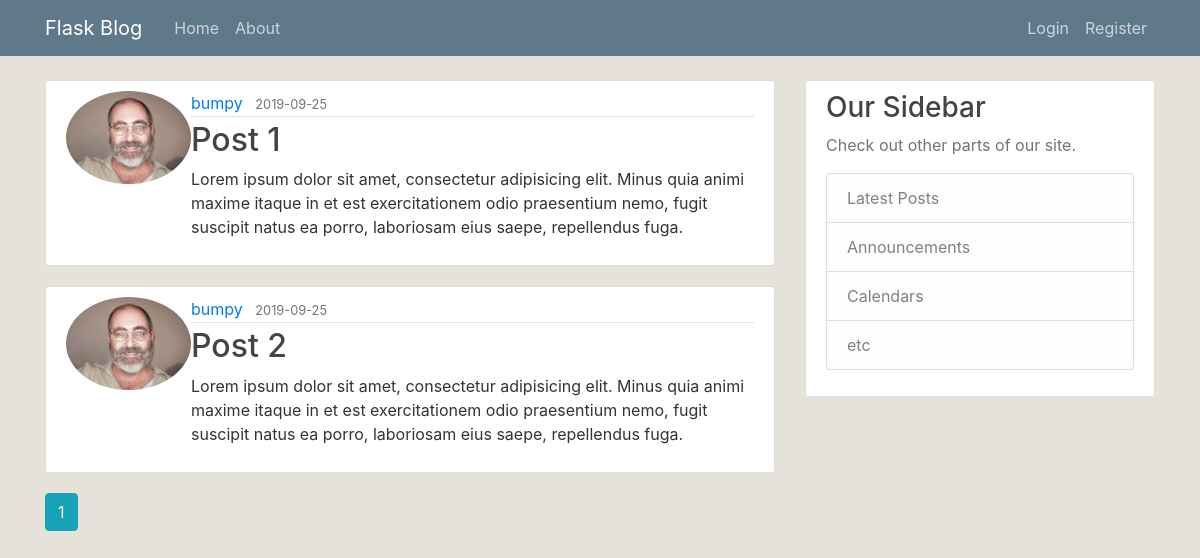
Page /home on the earlier database version.
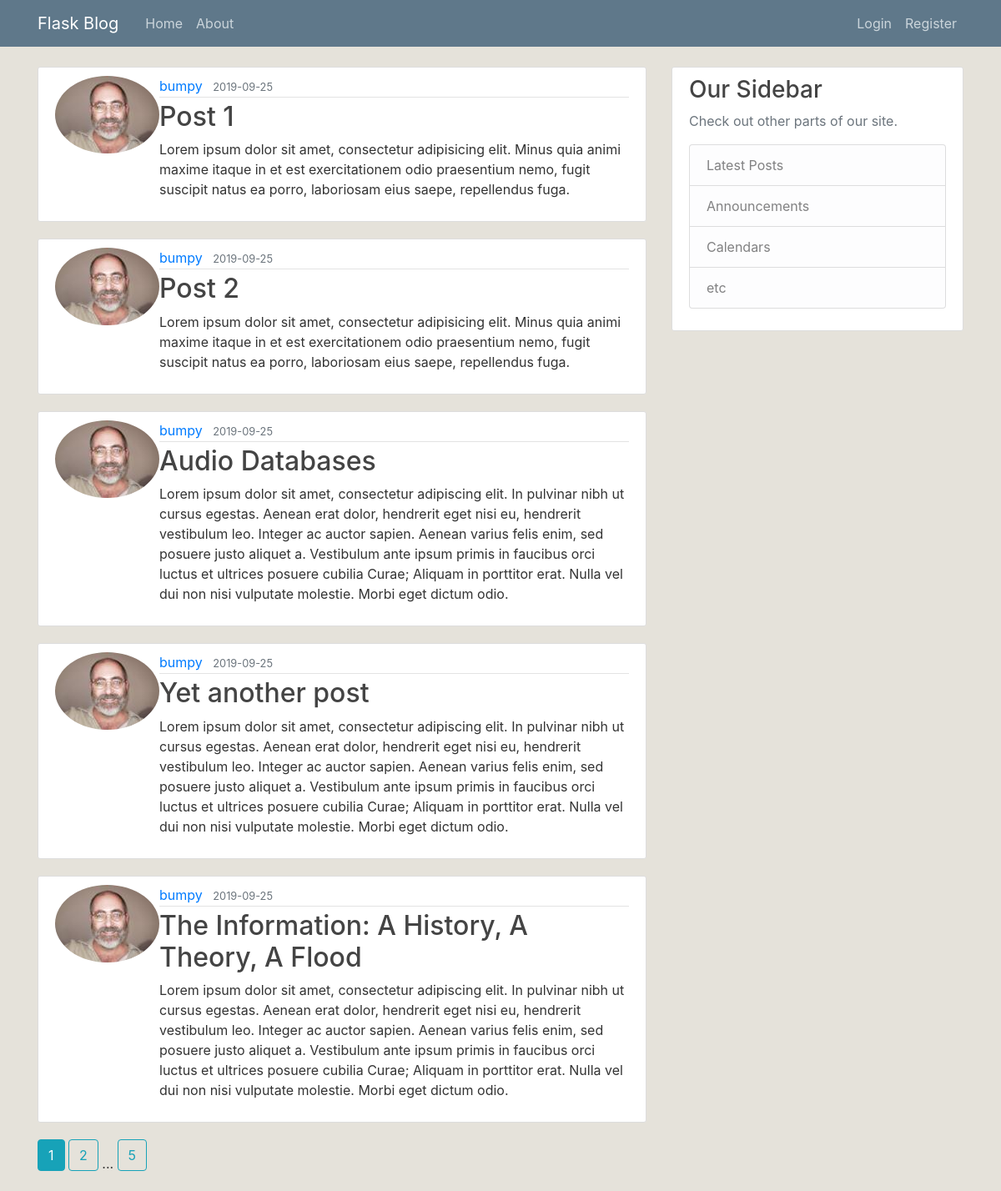
Same page on the later database version.
### flaskblog/models.py (models this page shows, shortened)
class Post(db.Model):
    id = db.Column(db.Integer, primary_key=True)
    title = db.Column(db.String(100), nullable=False)
    date_posted = db.Column(db.DateTime, nullable=False, default=datetime.utcnow)
    content = db.Column(db.Text, nullable=False)
    user_id = db.Column(db.Integer, db.ForeignKey('user.id'), nullable=False)

class User(db.Model, UserMixin):
    id = db.Column(db.Integer, primary_key=True)
    username = db.Column(db.String(20), unique=True, nullable=False)
    email = db.Column(db.String(120), unique=True, nullable=False)
    image_file = db.Column(db.String(20), nullable=False, default='default.jpg')
    password = db.Column(db.String(60), nullable=False)
    posts = db.relationship('Post', backref='author', lazy=True)

### flaskblog/routes.py (the view)
@app.route("/")
@app.route("/home")
def home():
    page = request.args.get('page', 1, type=int)
    posts = Post.query.paginate(page=page, per_page=5)
    return render_template('home.html', posts=posts)

### flaskblog/templates/home.html
{% extends "layout.html" %}
{% block content %}
  {% for post in posts.items %}
  <article class="media content-section">
    <img src="{{ url_for('static', filename='profile_pics/' + post.author.image_file) }}" alt="" class="rounded-circle article-image">
    <div class="media-body">
      <div class="article-metadata">
        <a class="mr-2" href="#">{{ post.author.username }}</a>
        <small class="text-muted">{{ post.date_posted.strftime('%Y-%m-%d') }}</small>
      </div>
      <h2><a class="article-title" href="{{ url_for('post', post_id=post.id) }}">{{ post.title }}</a></h2>
      <p class="article-content">{{ post.content }}</p>
    </div>
  </article>
  {% endfor %}
  {% for page_num in posts.iter_pages(left_edge=1, right_edge=1, left_current=1, right_current=2) %}
    {% if page_num %}
      {% if posts.page == page_num %}
        <a class="btn btn-info mb-4" href="{{ url_for('home', page=page_num) }}">{{ page_num }}</a>
      {% else %}
        <a class="btn btn-outline-info mb-4" href="{{ url_for('home', page=page_num) }}">{{ page_num }}</a>
      {% endif %}
    {% else %}
      ...
    {% endif %}
  {% endfor %}
{% endblock content %}

### flaskblog/templates/layout.html (shortened to what this page needs)
<!DOCTYPE html>
<html lang="en-us" dir="ltr">
  <head>
    <link rel="stylesheet" href="https://stackpath.bootstrapcdn.com/bootstrap/4.3.1/css/bootstrap.min.css">
    <link rel="stylesheet" href="{{ url_for('static', filename='main.css') }}">
  </head>
  <body>
    <header class="site-header">
      <nav class="navbar navbar-expand-md navbar-dark bg-steel fixed-top">
        <div class="container">
          <a class="navbar-brand mr-4" href="/">Flask Blog</a>
          <div class="collapse navbar-collapse" id="navbarToggle">
            <div class="navbar-nav mr-auto">
              <a class="nav-item nav-link" href="{{ url_for('home') }}">Home</a>
              <a class="nav-item nav-link" href="{{ url_for('about') }}">About</a>
            </div>
            <div class="navbar-nav">
              {% if current_user.is_authenticated %}
                <a class="nav-item nav-link" href="{{ url_for('new_post') }}">New Post</a>
                <a class="nav-item nav-link" href="{{ url_for('account') }}">Account</a>
                <a class="nav-item nav-link" href="{{ url_for('logout') }}">Logout</a>
              {% else %}
                <a class="nav-item nav-link" href="{{ url_for('login') }}">Login</a>
                <a class="nav-item nav-link" href="{{ url_for('register') }}">Register</a>
              {% endif %}
            </div>
          </div>
        </div>
      </nav>
    </header>
    <main role="main" class="container">
      <div class="row">
        <div class="col-md-8">
          {% block content %}{% endblock %}
        </div>
        <div class="col-md-4">
          <div class="content-section">
            <h3>Our Sidebar</h3>
            <p class='text-muted'>Check out other parts of our site.
              <ul class="list-group">
                <li class="list-group-item list-group-item-light">Latest Posts</li>
                <li class="list-group-item list-group-item-light">Announcements</li>
                <li class="list-group-item list-group-item-light">Calendars</li>
                <li class="list-group-item list-group-item-light">etc</li>
              </ul>
            </p>
          </div>
        </div>
      </div>
    </main>
  </body>
</html>

### flaskblog/static/main.css (style rules this page uses)
body { background: #e5e2da; color: #333333; margin-top: 5rem; }
h1, h2, h3, h4, h5, h6 { color: #444444; }
.bg-steel { background-color: #5f788a; }
.site-header .navbar-nav .nav-link { color: #cbd5db; }
.content-section { background: #ffffff; padding: 10px 20px; border: 1px solid #dddddd; border-radius: 3px; margin-bottom: 20px; }
.article-title { color: #444444; }
.article-content { white-space: pre-line; }
.article-metadata { padding-bottom: 1px; margin-bottom: 4px; border-bottom: 1px solid #e3e3e3 }

Differences in the rows shown:
added Post: image_file (picture), author.username "bumpy", date_posted "2019-09-25", title "Audio Databases", content "Lorem ipsum dolor sit amet, consectetur adipiscing elit. In pulvinar nibh ut cursus egestas. Aenean erat dolor, hendrerit eget nisi eu, hendrerit vestibulum leo. Integer ac auctor sapien. Aenean varius felis enim, sed posuere justo aliquet a. Vestibulum ante ipsum primis in faucibus orci luctus et ultrices posuere cubilia Curae; Aliquam in porttitor erat. Nulla vel dui non nisi vulputate molestie. Morbi eget dictum odio."
added Post: image_file (picture), author.username "bumpy", date_posted "2019-09-25", title "Yet another post", content "Lorem ipsum dolor sit amet, consectetur adipiscing elit. In pulvinar nibh ut cursus egestas. Aenean erat dolor, hendrerit eget nisi eu, hendrerit vestibulum leo. Integer ac auctor sapien. Aenean varius felis enim, sed posuere justo aliquet a. Vestibulum ante ipsum primis in faucibus orci luctus et ultrices posuere cubilia Curae; Aliquam in porttitor erat. Nulla vel dui non nisi vulputate molestie. Morbi eget dictum odio."
added Post: image_file (picture), author.username "bumpy", date_posted "2019-09-25", title "The Information: A History, A Theory, A Flood", content "Lorem ipsum dolor sit amet, consectetur adipiscing elit. In pulvinar nibh ut cursus egestas. Aenean erat dolor, hendrerit eget nisi eu, hendrerit vestibulum leo. Integer ac auctor sapien. Aenean varius felis enim, sed posuere justo aliquet a. Vestibulum ante ipsum primis in faucibus orci luctus et ultrices posuere cubilia Curae; Aliquam in porttitor erat. Nulla vel dui non nisi vulputate molestie. Morbi eget dictum odio."
Other differences:
new list line: "2"
new list line: "5"
